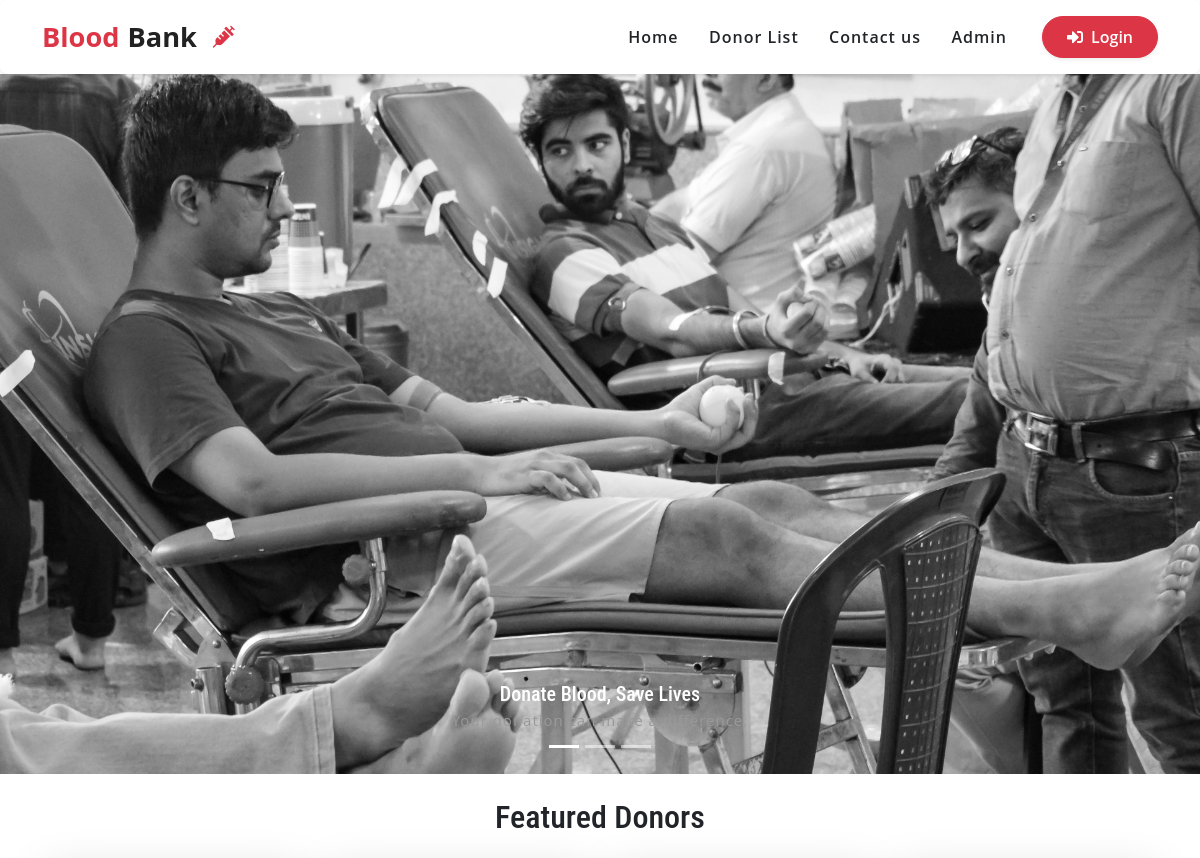
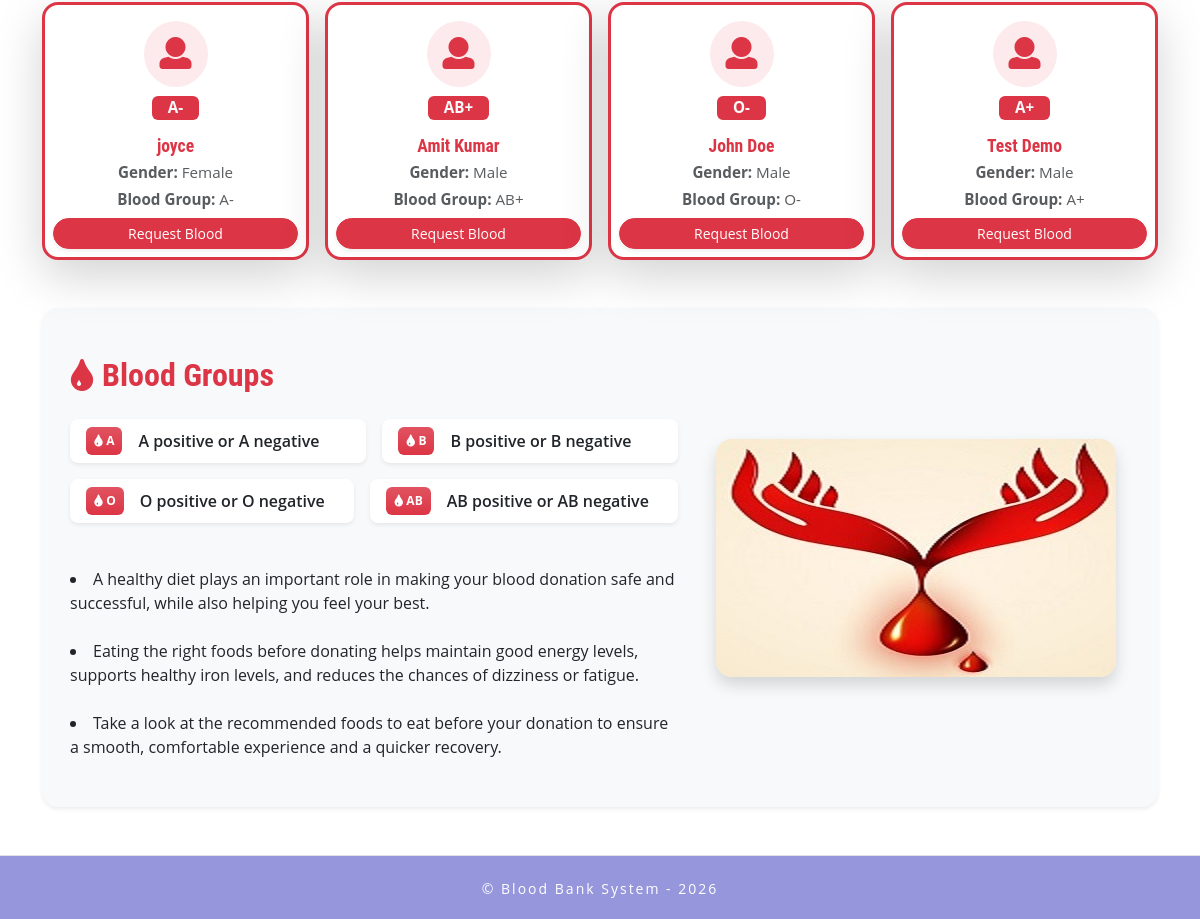
The page / on the database its author committed (2 pictures, top to bottom).
### tables this page shows
CREATE TABLE `tblblooddonars` (
  `id` int(11) NOT NULL,
  `FullName` varchar(100) DEFAULT NULL,
  `MobileNumber` char(11) DEFAULT NULL,
  `EmailId` varchar(100) DEFAULT NULL,
  `Gender` varchar(20) DEFAULT NULL,
  `Age` int(11) DEFAULT NULL,
  `BloodGroup` varchar(20) DEFAULT NULL,
  `Address` varchar(255) DEFAULT NULL,
  `Message` mediumtext DEFAULT NULL,
  `PostingDate` timestamp NOT NULL DEFAULT current_timestamp(),
  `status` int(1) DEFAULT NULL,
  `Password` varchar(250) DEFAULT NULL
);

### index.php (the view, shortened to what this page needs)
<?php
include_once "includes/config.php";
?>
<?php include_once "includes/header.php"; ?>
<div class="container-fluid px-0">
   <div id="mainCarousel" class="carousel slide mb-4 w-100" data-bs-ride="carousel">
      <div class="carousel-indicators">
         <button type="button" data-bs-target="#mainCarousel" data-bs-slide-to="0" class="active" aria-current="true" aria-label="Slide 1"></button>
         <button type="button" data-bs-target="#mainCarousel" data-bs-slide-to="1" aria-label="Slide 2"></button>
         <button type="button" data-bs-target="#mainCarousel" data-bs-slide-to="2" aria-label="Slide 3"></button>
      </div>
      <div class="carousel-inner">
         <div class="carousel-item active">
            <img src="images/carousel-1.jpg" class="d-block w-100" alt="Banner 1" style="height:700px;object-fit:cover;">
            <div class="carousel-caption d-none d-md-block">
               <h5>Donate Blood, Save Lives</h5>
               <p>Your donation can make a difference.</p>
            </div>
         </div>
      </div>
   </div>
   <button class="carousel-control-prev" type="button" data-bs-target="#mainCarousel" data-bs-slide="prev">
      <span class="carousel-control-prev-icon" aria-hidden="true"></span>
   </button>
   <button class="carousel-control-next" type="button" data-bs-target="#mainCarousel" data-bs-slide="next">
      <span class="carousel-control-next-icon" aria-hidden="true"></span>
   </button>
</div>
<section class="container mb-5">
   <h2 class="text-center mb-4">Featured Donors</h2>
   <div class="row g-3">
      <?php
      $status = 1;
      $sql =
         "SELECT * from tblblooddonars where status=:status order by id desc limit 6";
      $query = $dbh->prepare($sql);
      $query->bindParam(":status", $status, PDO::PARAM_STR);
      $query->execute();
      $results = $query->fetchAll(PDO::FETCH_OBJ);
      if ($query->rowCount() > 0) {
         foreach ($results as $result) { ?>
            <div class="col-12 col-sm-6 col-md-4 col-lg-3 d-flex">
               <div class="card donor-card shadow-lg h-100 w-100 border border-danger border-3 rounded-4" style="background:#fff;">
                  <div class="text-center pt-3 pb-2">
                     <span class="d-inline-block bg-danger bg-opacity-10 rounded-circle p-3 mb-2">
                        <i class="fas fa-user fa-2x text-danger"></i>
                     </span><br>
                     <span class="badge bg-danger text-light fw-bold px-3 py-1" style="font-size:0.95rem;"><?php echo htmlentities($result->BloodGroup); ?></span>
                  </div>
                  <div class="card-body p-2 text-center">
                     <h6 class="card-title text-danger fw-bold mb-1" style="font-size:1.1rem;"><?php echo htmlentities($result->FullName); ?></h6>
                     <div class="mb-1 text-muted" style="font-size:0.95rem;"><strong>Gender:</strong> <?php echo htmlentities($result->Gender); ?></div>
                     <div class="mb-2 text-muted" style="font-size:0.95rem;"><strong>Blood Group:</strong> <?php echo htmlentities($result->BloodGroup); ?></div>
                     <a href="contact-blood.php?cid=<?php echo $result->id; ?>" class="btn btn-danger btn-sm w-100 rounded-pill shadow-sm">Request Blood</a>
                  </div>
               </div>
            </div>
      <?php }
      }
      ?>
   </div>
</section>
<section class="container mb-5">
   <div class="row align-items-center bg-light rounded-4 shadow-sm py-5 px-3 mx-0">
      <div class="col-md-7">
         <h2 class="mb-4 text-danger fw-bold d-flex align-items-center">
            <i class="fas fa-tint me-2"></i>Blood Groups
         </h2>
         <div class="d-flex flex-wrap gap-3 mb-3">
            <div class="d-flex align-items-center bg-white rounded-3 shadow-sm px-3 py-2 flex-grow-1" style="min-width:180px;">
               <span class="badge bg-danger bg-gradient me-3 p-2"><i class="fas fa-tint"></i> A</span>
               <span class="fw-semibold">A positive or A negative</span>
            </div>
            <div class="d-flex align-items-center bg-white rounded-3 shadow-sm px-3 py-2 flex-grow-1" style="min-width:180px;">
               <span class="badge bg-danger bg-gradient me-3 p-2"><i class="fas fa-tint"></i> B</span>
               <span class="fw-semibold">B positive or B negative</span>
            </div>
            <div class="d-flex align-items-center bg-white rounded-3 shadow-sm px-3 py-2 flex-grow-1" style="min-width:180px;">
               <span class="badge bg-danger bg-gradient me-3 p-2"><i class="fas fa-tint"></i> O</span>
               <span class="fw-semibold">O positive or O negative</span>
            </div>
            <div class="d-flex align-items-center bg-white rounded-3 shadow-sm px-3 py-2 flex-grow-1" style="min-width:180px;">
               <span class="badge bg-danger bg-gradient me-3 p-2"><i class="fas fa-tint"></i> AB</span>
               <span class="fw-semibold">AB positive or AB negative</span>
            </div>
         </div>
         <p class="text-dark mb-0 mt-3"><i class="fas fa-apple-alt me-2 text-success"></i>
            <li>A healthy diet plays an important role in making your blood donation safe and successful, while also helping you feel your best.</li><br>
            <li>Eating the right foods before donating helps maintain good energy levels, supports healthy iron levels, and reduces the chances of dizziness or fatigue.</li><br>
            <li>Take a look at the recommended foods to eat before your donation to ensure a smooth, comfortable experience and a quicker recovery.</li>
         </p>
      </div>
      <div class="col-md-5 text-center">
         <img src="images/blood-donor111.jpg" class="img-fluid rounded-4 shadow" alt="Blood Donor" style="max-height:260px;object-fit:cover;">
      </div>
   </div>
</section>
<?php include_once "includes/footer.php"; ?>

### includes/header.php (shortened to what this page needs)
<!DOCTYPE html>
<html lang="zxx">
<head>
    <link href="https://cdn.jsdelivr.net/npm/bootstrap@5.3.2/dist/css/bootstrap.min.css" rel="stylesheet">
    <link rel="stylesheet" href="css/fontawesome-all.css">
    <link rel="stylesheet" href="css/style.css">
</head>
<body>
    <header>
        <div id="home">
            <nav class="navbar navbar-expand-lg navbar-light bg-white shadow-sm py-3 rounded-3" style="z-index:1000;">
                <div class="container">
                    <a class="navbar-brand fw-bold d-flex align-items-center gap-2" href="index.php" style="font-size:1.7rem;">
                        <span style="color:#dc3545;">Blood</span><span style="color:#222;">Bank</span>
                        <i class="fas fa-syringe ms-2" style="color:#dc3545;"></i>
                    </a>
                    <div class="collapse navbar-collapse" id="navbarSupportedContent">
                        <ul class="navbar-nav ms-auto mb-2 mb-lg-0 align-items-lg-center gap-lg-2">
                            <li class="nav-item">
                                <a class="nav-link fw-semibold" href="index.php">Home</a>
                            </li>
                            <li class="nav-item">
                                <a class="nav-link fw-semibold" href="donor-list.php">Donor List</a>
                            </li>
                            <li class="nav-item">
                                <a class="nav-link fw-semibold" href="contact.php">Contact us</a>
                            </li>
                            <?php if (strlen($_SESSION['bbdmsdid'] == 0)) { ?>
                                <li class="nav-item">
                                    <a class="nav-link fw-semibold" href="admin/index.php">Admin</a>
                                </li>
                                <li class="nav-item ms-lg-3 mt-2 mt-lg-0">
                                    <a href="login.php" class="btn btn-danger px-4 py-2 fw-semibold shadow-sm rounded-pill">
                                        <i class="fas fa-sign-in-alt me-2"></i>Login
                                    </a>
                                </li>
                            <?php } ?>
                        </ul>
                    </div>
                </div>
            </nav>
        </div>

### includes/footer.php (shortened to what this page needs)
<footer>
  <div class="border-top pt-lg-3 pt-3 pb-lg-3 pb-3 text-center">
    <p class="copy-right-grids mt-lg-1">© Blood Bank System - 2026</p>
  </div>
</footer>
</body>
</html>

### css/style.css (style rules this page uses)
.donor-card { border-radius: 16px; overflow: hidden; background: #fff; box-shadow: 0 10px 25px rgba(0,0,0,0.1); transition: all 0.3s ease; }
.donor-card { transition: transform 0.2s, box-shadow 0.2s; width: 24rem; }
.navbar-nav .nav-link { color: #555 !important; margin: 0 0.7rem; transition: color 0.2s, background 0.2s; border-radius: 0.5rem; padding: 0.5rem 1rem; }
body { padding: 0; margin: 0; background: #FFF; font-family: 'Open Sans', sans-serif; }
body a { transition: 0.5s all; -webkit-transition: 0.5s all; -moz-transition: 0.5s all; -o-transition: 0.5s all; -ms-transition: 0.5s all; text-decoration: none; }
h1, h2, h3, h4, h5, h6 { margin: 0; padding: 0; font-family: 'Roboto Condensed', sans-serif; }
p { margin: 0; padding: 0; font-family: 'Open Sans', sans-serif; font-size: 15px; letter-spacing: 1px; line-height: 1.9; color: #999; }
ul, ol { margin: 0; padding: 0; }
div#home { position: relative; }
.navbar-light .navbar-nav .nav-link { padding: 0; color: #212529 !important; background: transparent; font-size: 16px; letter-spacing: 1px; transition: color 0.2s; }
a.navbar-brand { color: #f44336; font-size: 50px; padding: 0; }
.navbar-light .navbar-brand, .navbar-light .navbar-brand:hover, .navbar-light .navbar-brand:focus, .w3l-footer h2 a span { color: #f44336; }
a.navbar-brand span { color: #fff; }
a.navbar-brand i, .w3l-footer h2 a i { color: #fff; font-size: 22px; }
footer { background-color: rgb(150, 150, 220); background-size: cover; -webkit-background-size: cover; -moz-background-size: cover; -o-background-size: cover; -moz-background-size: cover; }
p.copy-right-grids { font-size: 14px; color: #fff; letter-spacing: 2px; }

### includes/footer.php (style rules this page uses)
html, body { height: 100%; }
body { display: flex; flex-direction: column; min-height: 100vh; }
footer { flex-shrink: 0; width: 100%; }

### rows shown on the page
tblblooddonars: BloodGroup "A-", FullName "joyce", Gender "Female"
tblblooddonars: BloodGroup "AB+", FullName "Amit Kumar", Gender "Male"
tblblooddonars: BloodGroup "O-", FullName "John Doe", Gender "Male"
tblblooddonars: BloodGroup "A+", FullName "Test Demo", Gender "Male"
